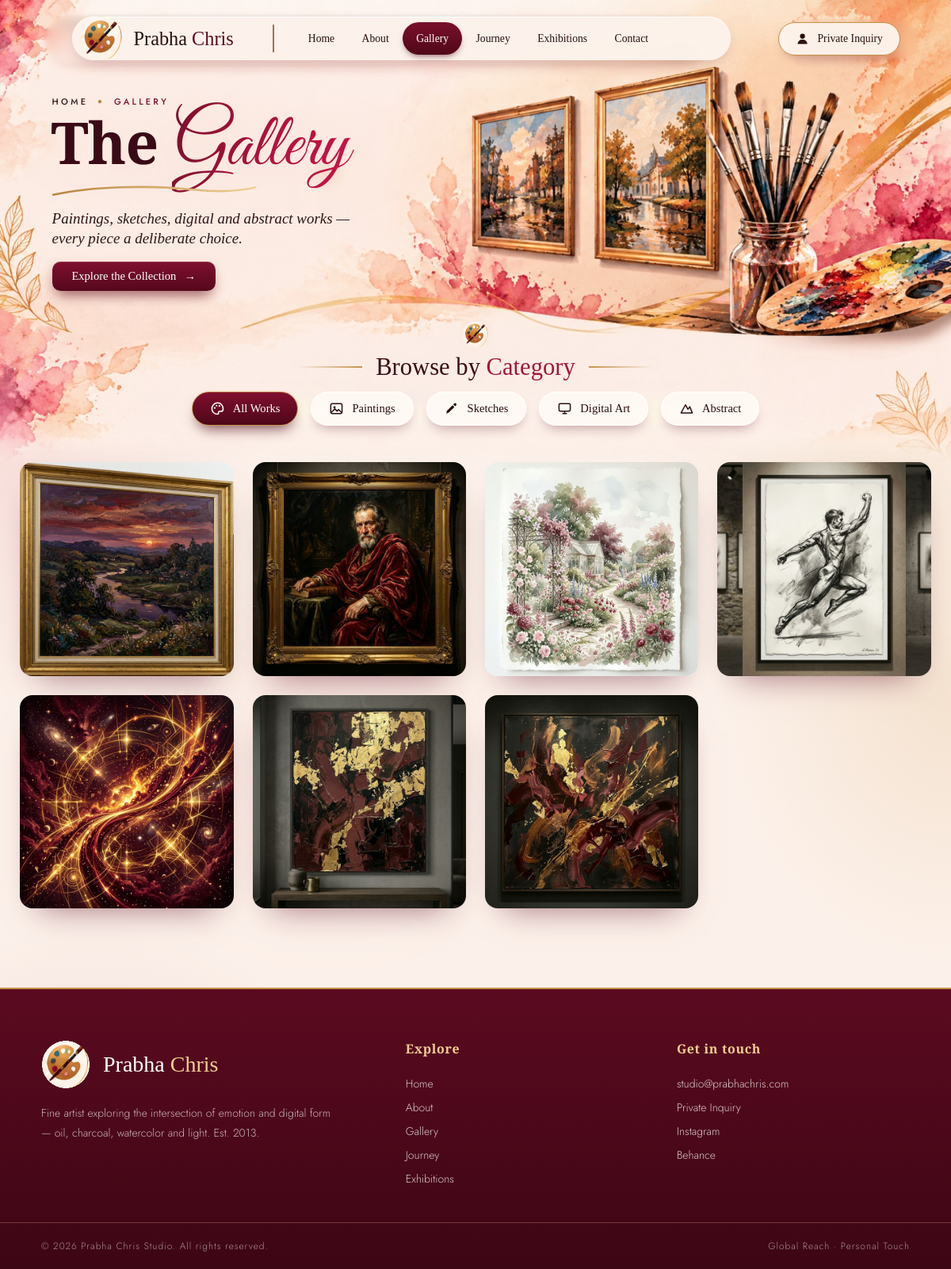
The page /gallery on the database its author committed.
### tables this page shows
CREATE TABLE categories (
            id INTEGER PRIMARY KEY AUTOINCREMENT,
            name TEXT NOT NULL UNIQUE
        );

CREATE TABLE artworks (
            id INTEGER PRIMARY KEY AUTOINCREMENT,
            title TEXT NOT NULL,
            image_path TEXT NOT NULL,
            category_id INTEGER,
            created_at TIMESTAMP DEFAULT CURRENT_TIMESTAMP,
            FOREIGN KEY (category_id) REFERENCES categories (id)
        );

### app.py (the view)
@app.route('/gallery')
def gallery():
    conn = get_db_connection()
    artworks = conn.execute(ARTWORK_SQL + ' ORDER BY a.created_at DESC').fetchall()
    categories = conn.execute('SELECT * FROM categories').fetchall()
    conn.close()
    return render_template('gallery.html', artworks=artworks, categories=categories)

### app.py (called while the page is built)
def get_db_connection():
    conn = sqlite3.connect('gallery.db')
    conn.row_factory = sqlite3.Row
    return conn

def get_setting(key, default=None):
    conn = get_db_connection()
    row = conn.execute('SELECT value FROM settings WHERE key = ?', (key,)).fetchone()
    conn.close()
    return row['value'] if row else default

@app.context_processor
def inject_hero_image():
    return {'hero_image': get_setting('hero_image', DEFAULT_HERO_IMAGE)}

### templates/gallery.html (shortened to what this page needs)
{% extends "layout.html" %}
{% macro chip_icon(name) %}
{%- if name == 'Paintings' -%}<svg viewBox="0 0 24 24" aria-hidden="true"><rect x="3" y="4" width="18" height="16" rx="2.5" fill="none" stroke="currentColor" stroke-width="1.9"/><circle cx="9" cy="10" r="1.7" fill="currentColor"/><path d="m4 18 5.5-5.5 3.5 3.5 2.5-2.5L20 18" fill="none" stroke="currentColor" stroke-width="1.9" stroke-linejoin="round"/></svg>
{%- elif name == 'Sketches' -%}<svg viewBox="0 0 24 24" aria-hidden="true"><path d="m4 20 1-4.5L16.5 4a2 2 0 0 1 3 3L8 18.5z" fill="currentColor"/><path d="M14.5 6 18 9.5" stroke="#fff" stroke-width="1.4"/></svg>
{%- elif name == 'Digital Art' -%}<svg viewBox="0 0 24 24" aria-hidden="true"><rect x="3" y="4" width="18" height="12" rx="2" fill="none" stroke="currentColor" stroke-width="1.9"/><path d="M9 20h6M12 16v4" stroke="currentColor" stroke-width="1.9" stroke-linecap="round"/></svg>
{%- elif name == 'Abstract' -%}<svg viewBox="0 0 24 24" aria-hidden="true"><path d="M3 19 10 6l4 7 3-4 4 10z" fill="none" stroke="currentColor" stroke-width="1.9" stroke-linejoin="round"/></svg>
{%- endif -%}
{% endmacro %}
{% block content %}
    <main class="page-main">
    <section class="gal-stage">
        <div class="crumbs"><a href="{{ url_for('index') }}">Home</a><i>◆</i><span>Gallery</span></div>
        <h1 class="gal-title">The <em>Gallery</em></h1>
        <p class="gal-sub">Paintings, sketches, digital and abstract works — <br>every piece a deliberate choice.</p>
        <a class="gal-cta" href="#gGrid"><span>Explore the Collection</span><i>→</i></a>
        <div class="gal-browse">
            <img src="{{ url_for('static', filename='img/logo-palette.png') }}" alt="">
            <h2><i></i><span>Browse by <em>Category</em></span><i></i></h2>
        </div>
        <div class="gal-chips">
            <button class="gl-chip active" onclick="filterG('all',this)">{{ chip_icon('All') }}<span>All Works</span></button>
            {% for category in categories %}
            <button class="gl-chip" onclick="filterG('cat-{{ category.id }}',this)">{{ chip_icon(category.name) }}<span>{{ category.name }}</span></button>
            {% endfor %}
        </div>
    </section>
    <section id="gallery" class="gl-section">
        <div class="gallery-grid gl-grid" id="gGrid">
            {% include '_gallery_items.html' %}
        </div>
    </section>
    </main>
{% endblock %}

### templates/layout.html (shortened to what this page needs)
<!DOCTYPE html>
<html lang="en">
<head>
</head>
<body>
    <div class="orb orb1"></div>
    <div class="orb orb2"></div>
    <nav>
        <div class="nav-capsule">
            <a class="nav-logo" href="{{ url_for('index') }}" aria-label="Prabha Chris — home">
                <img class="logo-emblem" src="{{ url_for('static', filename='img/logo-palette.png') }}" alt="">
                <span class="logo-name">Prabha <em>Chris</em></span>
            </a>
            <span class="nav-divider" aria-hidden="true"></span>
            <ul class="nav-links">
                <li><a href="{{ url_for('index') }}"{% if request.endpoint == 'index' %} class="active"{% endif %}>Home</a></li>
                <li><a href="{{ url_for('about') }}"{% if request.endpoint == 'about' %} class="active"{% endif %}>About</a></li>
                <li><a href="{{ url_for('gallery') }}"{% if request.endpoint == 'gallery' %} class="active"{% endif %}>Gallery</a></li>
                <li><a href="{{ url_for('journey') }}"{% if request.endpoint == 'journey' %} class="active"{% endif %}>Journey</a></li>
                <li><a href="{{ url_for('exhibitions') }}"{% if request.endpoint == 'exhibitions' %} class="active"{% endif %}>Exhibitions</a></li>
                <li><a href="{{ url_for('contact') }}"{% if request.endpoint == 'contact' %} class="active"{% endif %}>Contact</a></li>
            </ul>
        </div>
        <div class="nav-actions">
            <a href="{{ url_for('contact') }}" class="nav-cta">
                <svg viewBox="0 0 24 24" aria-hidden="true"><circle cx="12" cy="8" r="4.4" fill="currentColor"/><path d="M3.6 21.5c0-4.8 3.7-7.6 8.4-7.6s8.4 2.8 8.4 7.6z" fill="currentColor"/></svg>
                <span>Private Inquiry</span>
            </a>
        </div>
    </nav>
    {% block content %}{% endblock %}
    <footer>
        <div class="foot-grid">
            <div>
                <a class="foot-brand" href="{{ url_for('index') }}">
                    <img src="{{ url_for('static', filename='img/logo-palette.png') }}" alt="">
                    <span>Prabha <em>Chris</em></span>
                </a>
                <p class="foot-blurb">Fine artist exploring the intersection of emotion and digital form — oil, charcoal, watercolor and light. Est. 2013.</p>
            </div>
            <div class="foot-col">
                <h4>Explore</h4>
                <a href="{{ url_for('index') }}">Home</a>
                <a href="{{ url_for('about') }}">About</a>
                <a href="{{ url_for('gallery') }}">Gallery</a>
                <a href="{{ url_for('journey') }}">Journey</a>
                <a href="{{ url_for('exhibitions') }}">Exhibitions</a>
            </div>
            <div class="foot-col">
                <h4>Get in touch</h4>
                <a href="mailto:studio@prabhachris.com">studio@prabhachris.com</a>
                <a href="{{ url_for('contact') }}">Private Inquiry</a>
                <a href="#">Instagram</a>
                <a href="#">Behance</a>
            </div>
        </div>
        <div class="foot-bottom">
            <span>© 2026 Prabha Chris Studio. All rights reserved.</span>
            <span>Global Reach · Personal Touch</span>
        </div>
    </footer>
</body>
</html>

### templates/_gallery_items.html (shortened to what this page needs)
{% for artwork in artworks %}
{% set cat_name = artwork.category_name or 'Art' %}
{% set img_url = url_for('static', filename='uploads/' + artwork.image_path) %}
<div class="gallery-item" data-cat="cat-{{ artwork.category_id }}"
    onclick='openLB({{ artwork.title|tojson }}, {{ (cat_name ~ " · " ~ (artwork.created_at[:4] if artwork.created_at else "Recent"))|tojson }}, {{ ("A profound expression of " ~ cat_name.lower() ~ " by Prabha Chris.")|tojson }}, {{ img_url|tojson }})'>
    <img src="{{ img_url }}" alt="{{ artwork.title }}">
</div>
{% else %}
<p class="empty-note">No artworks here yet — please check back soon.</p>
{% endfor %}

### rows shown on the page
categories: name "Paintings"
categories: name "Sketches"
categories: name "Digital Art"
categories: name "Abstract"
artworks: shows a picture
artworks: shows a picture
artworks: shows a picture
artworks: shows a picture
artworks: shows a picture
artworks: shows a picture
artworks: shows a picture
